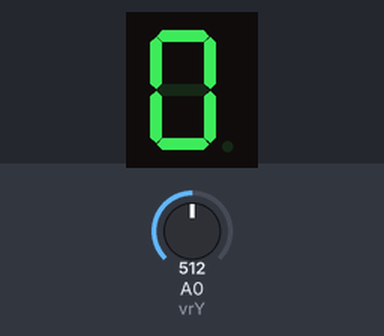
Bench run of a sketch on a simulated Arduino Uno, built with avr-gcc and run on an emulated ATmega328P. On the bench: 1-digit seven-segment display. Wiring (inferred from the names in the program): 1-digit 7-segment display, segments lit when HIGH: segments pin 9, pin 8, pin 5, pin 6, pin 7, pin 10, pin 11, pin 4. The test bench sets the inputs (shaded band); at power-on: A0 (vrY) = 512. The segment pins are drawn as the display they are named for.

Above: at 1.2 s.
1.3 s: A0 (vrY) set to 716
At 2.11 s:
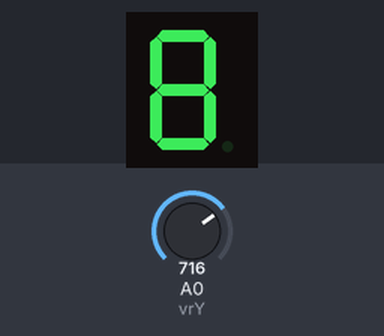
4.3 s: A0 (vrY) set to 686
7.3 s: A0 (vrY) set to 669
8.8 s: A0 (vrY) set to 440
At 9.09 s:
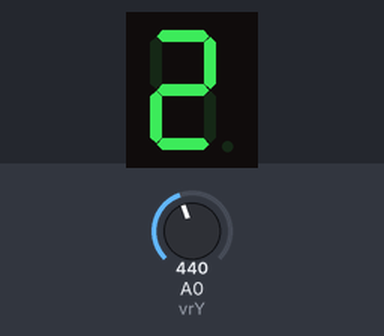
11.8 s: A0 (vrY) set to 560
At 12.69 s:
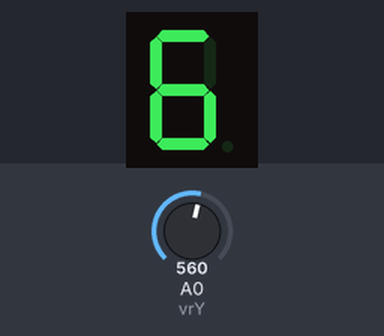

The sketch:

7-segment-display-controlled.ino
```cpp
// pin numbers
const int ledA = 9;
const int ledB = 8;
const int ledC = 5;
const int ledD = 6;
const int ledE = 7;
const int ledF = 10;
const int ledG = 11;
const int ledDP = 4;
const int vrY = 0;

// mapping to display numbers
// A,B,C,D,E,F,G,DP
const int allPins[8] = {9,8,5,6,7,10,11,4};
int curPinMapIndex = 0;
const int pinMap[][8] = {
  {ledA, ledB, ledC, ledD, ledE, ledF, -1, -1}, // 0
  {-1, ledB, ledC, -1, -1, -1, -1, -1}, // 1
  {ledA, ledB, -1, ledD, ledE, -1, ledG, -1}, // 2
  {ledA, ledB, ledC, ledD, -1, -1, ledG, -1}, // 3
  {-1, ledB, ledC, -1, -1, ledF, ledG, -1}, // 4
  {ledA, -1, ledC, ledD, -1, ledF, ledG, -1}, // 5
  {ledA, -1, ledC, ledD, ledE, ledF, ledG, -1}, // 6
  {ledA, ledB, ledC, -1, -1, -1, -1, -1}, // 7
  {ledA, ledB, ledC, ledD, ledE, ledF, ledG, -1}, // 8
  {ledA, ledB, ledC, ledD, -1, ledF, ledG, -1}, // 9
};

void setup() {
  Serial.begin(9600);
  for(int i=0; i<8; i++) {
    pinMode(allPins[i], OUTPUT);
  }
  updateDisplay();
}

void updateDisplay() {
  if(curPinMapIndex < 0) {
    curPinMapIndex = 9;
  }
  else if(curPinMapIndex > 9) {
    curPinMapIndex = 0;
  }
  for(int b=0; b<8; b++) {
    delay(10);
    if(pinMap[curPinMapIndex][b] > -1) {
      digitalWrite(pinMap[curPinMapIndex][b], HIGH);
    }
    else {
      digitalWrite(allPins[b], 0);
    }
  }
}

void loop() {
  const int vrYVal = analogRead(vrY);
  if(vrYVal > 550) {
    curPinMapIndex--;
  }
  else if(vrYVal < 450) {
    curPinMapIndex++;
  }
  updateDisplay();
  const int delayTime = 400-(abs(vrYVal-504)/2); // speeds up when joystick is moved further
  delay(delayTime);
}
```

Measured:
- after the input at 1.3 s, the display: first changes after 0.26 s (image 1 shows a later state)
- after the input at 11.8 s, the display: first changes after 0.19 s (image 3 shows a later state)
- what the display in image 3 shows lasts 0.4 s, from 12.5 s to 12.9 s
